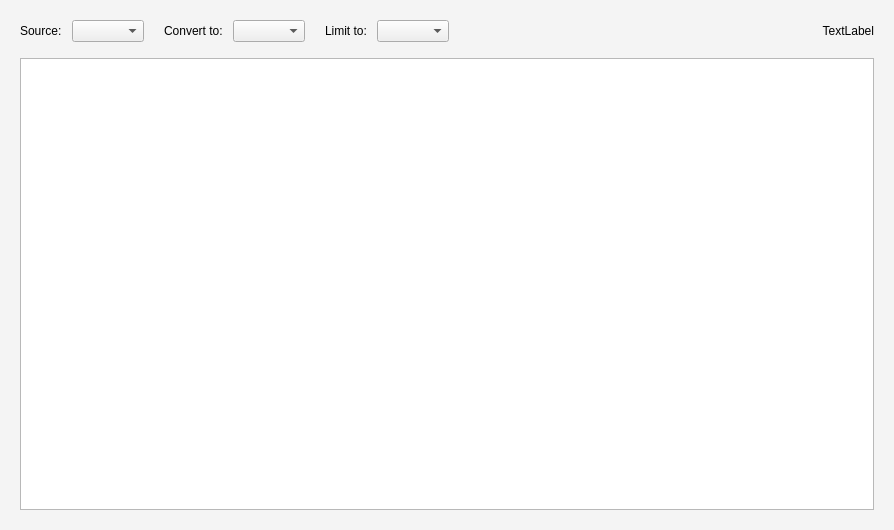
<?xml version="1.0" encoding="UTF-8"?>
<ui version="4.0">
 <class>MarketCapPage</class>
 <widget class="QWidget" name="MarketCapPage">
  <property name="geometry">
   <rect>
    <x>0</x>
    <y>0</y>
    <width>894</width>
    <height>530</height>
   </rect>
  </property>
  <property name="windowTitle">
   <string>Form</string>
  </property>
  <property name="styleSheet">
   <string notr="true"/>
  </property>
  <layout class="QVBoxLayout" name="verticalLayout">
   <property name="leftMargin">
    <number>0</number>
   </property>
   <property name="topMargin">
    <number>0</number>
   </property>
   <property name="rightMargin">
    <number>0</number>
   </property>
   <property name="bottomMargin">
    <number>0</number>
   </property>
   <item>
    <widget class="QWidget" name="widget" native="true">
     <property name="styleSheet">
      <string notr="true">QWidget#widget{background-color:#4dffffff;border:none;}</string>
     </property>
     <layout class="QVBoxLayout" name="verticalLayout_2">
      <property name="leftMargin">
       <number>20</number>
      </property>
      <property name="topMargin">
       <number>20</number>
      </property>
      <property name="rightMargin">
       <number>20</number>
      </property>
      <property name="bottomMargin">
       <number>20</number>
      </property>
      <item>
       <layout class="QHBoxLayout" name="horizontalLayout">
        <property name="spacing">
         <number>10</number>
        </property>
        <property name="bottomMargin">
         <number>10</number>
        </property>
        <item>
         <widget class="QLabel" name="label_2">
          <property name="text">
           <string>Source:</string>
          </property>
         </widget>
        </item>
        <item>
         <widget class="QComboBox" name="comboBox"/>
        </item>
        <item>
         <spacer name="horizontalSpacer_2">
          <property name="orientation">
           <enum>Qt::Horizontal</enum>
          </property>
          <property name="sizeType">
           <enum>QSizePolicy::Fixed</enum>
          </property>
          <property name="sizeHint" stdset="0">
           <size>
            <width>10</width>
            <height>10</height>
           </size>
          </property>
         </spacer>
        </item>
        <item>
         <widget class="QLabel" name="label_3">
          <property name="text">
           <string>Convert to:</string>
          </property>
         </widget>
        </item>
        <item>
         <widget class="QComboBox" name="comboBox_2"/>
        </item>
        <item>
         <spacer name="horizontalSpacer_3">
          <property name="orientation">
           <enum>Qt::Horizontal</enum>
          </property>
          <property name="sizeType">
           <enum>QSizePolicy::Fixed</enum>
          </property>
          <property name="sizeHint" stdset="0">
           <size>
            <width>10</width>
            <height>10</height>
           </size>
          </property>
         </spacer>
        </item>
        <item>
         <widget class="QLabel" name="label_4">
          <property name="text">
           <string>Limit to:</string>
          </property>
         </widget>
        </item>
        <item>
         <widget class="QComboBox" name="comboBox_3"/>
        </item>
        <item>
         <spacer name="horizontalSpacer">
          <property name="orientation">
           <enum>Qt::Horizontal</enum>
          </property>
          <property name="sizeHint" stdset="0">
           <size>
            <width>40</width>
            <height>5</height>
           </size>
          </property>
         </spacer>
        </item>
        <item>
         <widget class="QLabel" name="label">
          <property name="text">
           <string>TextLabel</string>
          </property>
          <property name="alignment">
           <set>Qt::AlignRight|Qt::AlignTrailing|Qt::AlignVCenter</set>
          </property>
         </widget>
        </item>
       </layout>
      </item>
      <item>
       <widget class="QTableWidget" name="tableWidget">
        <property name="editTriggers">
         <set>QAbstractItemView::NoEditTriggers</set>
        </property>
        <property name="dragDropOverwriteMode">
         <bool>false</bool>
        </property>
       </widget>
      </item>
     </layout>
    </widget>
   </item>
  </layout>
 </widget>
 <resources/>
 <connections/>
</ui>
